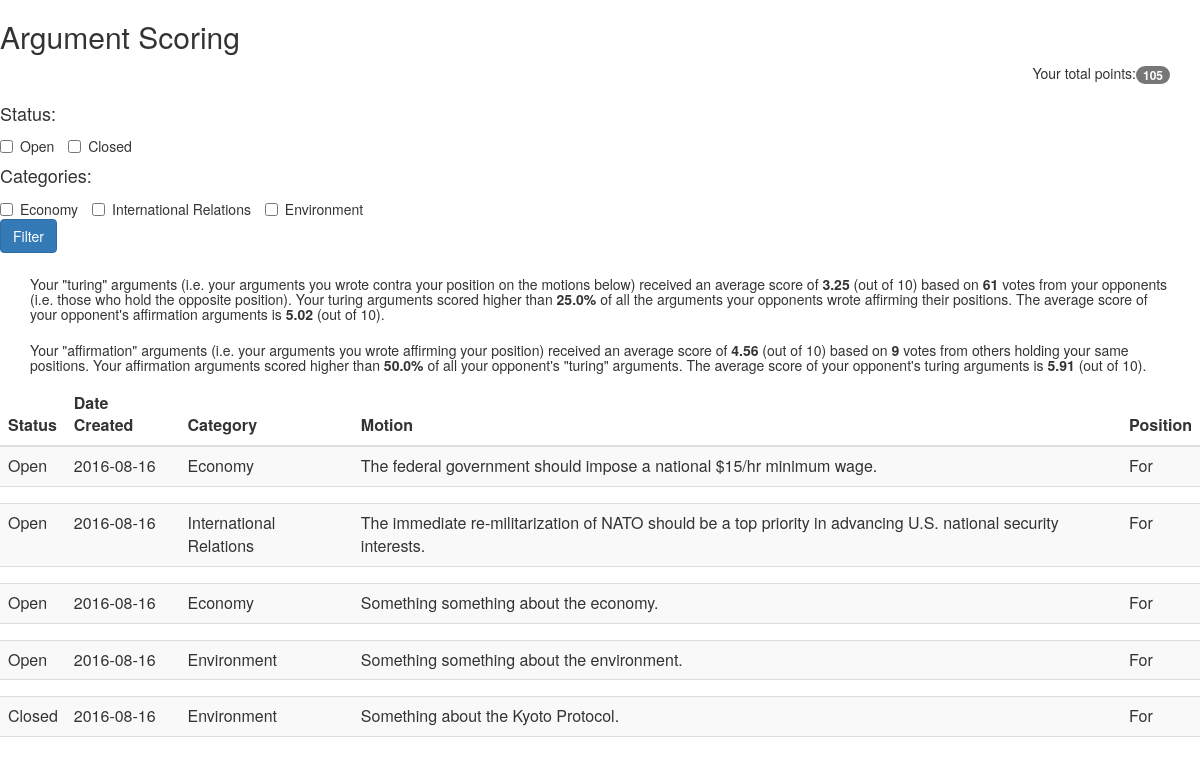
/scoring (signed in), run on the app's committed database.
### models.py (models this page shows, shortened)
class Topic(db.Model):
    __tablename__ = "topics"
    id = db.Column(db.Integer, primary_key=True)
    category = db.Column(db.String, nullable=False)
    topic = db.Column(db.String, nullable=False)
    author_id = db.Column(db.Integer, ForeignKey('users.id'))
    created_date = db.Column(db.Date, default=datetime.date.today)
    status = db.Column(db.Boolean, nullable=False)
    def return_status(self):
        if self.status == True:
            return "Open"
        else:
            return "Closed"

### app.py (the view)
@app.route('/scoring', methods=['GET'])
@login_required
def scoring():
    user_motions = Motion.query.filter_by(user_id = session['user_id']).all()
    user_topic_ids = [motion.topic_id for motion in user_motions]
    categories = db.session.query(Topic.category).distinct().filter(Topic.id.in_(user_topic_ids)).all()
    filtered_categories = [str(request.args.get(i[0])) for i in categories if request.args.get(i[0]) != None]
    if len(categories) != len(filtered_categories) and len(filtered_categories) > 0:
        topic_ids = db.session.query(Topic.id).filter(Topic.category.in_(filtered_categories)).all()
        topic_ids = [i[0] for i in topic_ids]
        user_motions = [motion for motion in user_motions if motion.topic_id in topic_ids]
    if request.args.get('open_filter') is not None and request.args.get('closed_filter') == None:
        topic_ids = db.session.query(Topic.id).filter(Topic.status == True).all()
        topic_ids = [i[0] for i in topic_ids]
        user_motions = [motion for motion in user_motions if motion.topic_id in topic_ids]
    if request.args.get('open_filter') == None and request.args.get('closed_filter') is not None:
        topic_ids = db.session.query(Topic.id).filter(Topic.status == False).all()
        topic_ids = [i[0] for i in topic_ids]
        user_motions = [motion for motion in user_motions if motion.topic_id in topic_ids]
    motions = []
    opponent_turing_args_ids = []
    opponent_true_args_ids = []
    user_turing_args_ids = []
    user_true_args_ids = []
    for motion in user_motions:
        arguments = db.session.query(Argument).filter(Argument.motion_id == motion.id).all()
        topic = db.session.query(Topic).filter(Topic.id == motion.topic_id)
        numbers = []
        opp_user_boolean = not motion.user_procon
        opponent_motions = db.session.query(Motion.id).filter(Motion.topic_id == motion.topic_id, Motion.user_procon == opp_user_boolean).all()
        opponent_motions = [mot[0] for mot in opponent_motions]
        opponent_arg_ids = db.session.query(Argument).filter(Argument.motion_id.in_(opponent_motions)).all()
        user_turing_arg_ind = True
        for arg in arguments:
            if motion.user_procon == arg.procon:
                user_turing_arg_ind = False
                user_true_args_ids.append(arg.id)
                for opp_arg in opponent_arg_ids:
                    if opp_arg.procon == arg.procon:
                        opponent_turing_args_ids.append(opp_arg.id)
                    else:
                        opponent_true_args_ids.append(opp_arg.id)
            else:
                user_turing_args_ids.append(arg.id)
            arg_votes = db.session.query(func.count(Vote.id)).filter(Vote.argument_id == arg.id)[0][0]
            arg_score = round(db.session.query(func.avg(Vote.value)).filter(Vote.argument_id == arg.id).all()[0][0], 2) if arg_votes > 0 else 0
            motion_ids = db.session.query(Motion.id).filter(Motion.topic_id == topic[0].id, Motion.user_procon != motion.user_procon).all()
            motion_ids = [mot[0] for mot in motion_ids]
            argument_ids = db.session.query(Argument.id).filter(Argument.motion_id.in_(motion_ids), Argument.procon == arg.procon).all()
            argument_ids = [arg[0] for arg in argument_ids]
            opp_votes = db.session.query(func.count(Vote.id)).filter(Vote.argument_id.in_(argument_ids))[0][0]
            opp_avg_score = round(db.session.query(func.avg(Vote.value)).filter(Vote.argument_id.in_(argument_ids)).all()[0][0], 2) if opp_votes > 0 else 0
            numbers.append(opp_votes)
            numbers.append(opp_avg_score)
            numbers.append(arg_votes)
            numbers.append(arg_score)
        motions.append([topic, arguments, numbers, motion.user_procon])
    user_turing_votes = db.session.query(func.count(Vote.id)).filter(Vote.argument_id.in_(user_turing_args_ids))[0][0]
    user_turing_avg = db.session.query(func.avg(Vote.value)).filter(Vote.argument_id.in_(user_turing_args_ids))
    user_turing_avg = round(user_turing_avg[0][0], 2)
    user_true_votes = db.session.query(func.count(Vote.id)).filter(Vote.argument_id.in_(user_true_args_ids))[0][0]
    user_true_avg = db.session.query(func.avg(Vote.value)).filter(Vote.argument_id.in_(user_true_args_ids))
    user_true_avg = round(user_true_avg[0][0], 2)
    opp_true_arg_votes = db.session.query(Argument.author_id, func.avg(Vote.value)).join(Vote).filter(Argument.id.in_(opponent_true_args_ids)).group_by(Argument.author_id).all()
    opp_true_avg = round(db.session.query(func.avg(Vote.value)).filter(Vote.argument_id.in_(opponent_true_args_ids))[0][0], 2)
    user_turing_percentile = round(((float(len([round(avg[1], 2) for avg in opp_true_arg_votes if round(avg[1], 2) < user_turing_avg])) / len(opp_true_arg_votes))*100), 1)
    opp_turing_arg_votes = db.session.query(Argument.author_id, func.avg(Vote.value)).join(Vote).filter(Argument.id.in_(opponent_turing_args_ids)).group_by(Argument.author_id).all()
    opp_turing_avg = round(db.session.query(func.avg(Vote.value)).filter(Vote.argument_id.in_(opponent_turing_args_ids))[0][0], 2)
    user_true_percentile = round(((float(len([round(avg[1], 2) for avg in opp_turing_arg_votes if round(avg[1], 2) < user_true_avg])) / len(opp_turing_arg_votes))*100), 1)
    summary_statistics = [user_turing_votes, user_turing_avg, opp_true_avg, user_turing_percentile, user_true_votes, user_true_avg, opp_turing_avg, user_true_percentile]
    user_points = get_user_points()
    return render_template('scoring.html', motions = motions, categories = categories, summary_statistics = summary_statistics, user_points = user_points)

### app.py (called while the page is built)
def login_required(f):
    @wraps(f)
    def wrap(*args, **kwargs):
        if 'logged_in' in session:
            return f(*args, **kwargs)
        else:
            flash('You need to login first.')
            return redirect(url_for('login'))
    return wrap

def get_user_points():
    user = User.query.filter_by(id=session['user_id'])
    return int(user[0].points)

### templates/scoring.html (shortened to what this page needs)
<html>
  <head>
    <link href="{{ url_for('static', filename='bootstrap.min.css') }}" rel="stylesheet" media="screen">
    <link rel="stylesheet" href="http://maxcdn.bootstrapcdn.com/bootstrap/3.3.5/css/bootstrap.min.css">
  </head>
<body>
  <h2> Argument Scoring</h2>
  <div class="container">
    <p align="right">
        Your total points:<span class="badge">{{ user_points }}</span></a><br>
    </p>
  </div>
  <form method="get">
    <h4>Status: </h4>
    <label class="checkbox-inline">
      <input type="checkbox" value="Open" name="open_filter">Open
    </label>
    <label class="checkbox-inline">
      <input type="checkbox" value="Closed" name="closed_filter">Closed
    </label>
    <h4>Categories: </h4>
    {% for cat in categories %}
    <label class="checkbox-inline">
      <input type="checkbox" value="{{ cat[0] }}" name="{{ cat[0] }}">{{ cat[0] }}
    </label>
    {% endfor %}
    <div>
      <button class="btn btn-primary" type="submit">Filter</button>
    </div>
  </form>
  <div class="container">
    <h5>Your "turing" arguments (i.e. your arguments you wrote contra your position on the motions below) received an average score of <b>{{ summary_statistics[1] }}</b>
     (out of 10) based on <b>{{ summary_statistics[0] }}</b> votes from your opponents (i.e. those who hold the opposite position). Your turing arguments scored higher
     than <b>{{ summary_statistics[3] }}%</b> of all the arguments your opponents wrote affirming their positions. The average score of your opponent's affirmation
     arguments is <b>{{ summary_statistics[2] }}</b> (out of 10).</h5>
  </div>
  <div class="container">
    <h5>Your "affirmation" arguments (i.e. your arguments you wrote affirming your position) received an average score of <b>{{ summary_statistics[5] }}</b>
     (out of 10) based on <b>{{ summary_statistics[4] }}</b> votes from others holding your same positions. Your affirmation arguments scored higher
     than <b>{{ summary_statistics[7] }}%</b> of all your opponent's "turing" arguments. The average score of your opponent's turing
     arguments is <b>{{ summary_statistics[6] }}</b> (out of 10).</h5>
  </div>
<table class="table table-striped" id="account-table">
    <thead>
        <tr>
            <th>Status</th>
            <th>Date Created</th>
            <th>Category</th>
            <th>Motion</th>
            <th>Position</th>
        </tr>
    </thead>
    <tbody>
      {% for motion in motions %}
      <tr data-toggle="collapse" data-target="#accordion{{ motion[0][0].id }}" data-parent="accordion-toggle">
        <td>{{ motion[0][0].return_status() }}</td>
        <td>{{ motion[0][0].created_date }}</td>
        <td>{{ motion[0][0].category }}</td>
        <td>{{ motion[0][0].topic }}</td>
        {% if motion[3] == True %}
        <td>For</td>
        {% else %}
        <td>Against</td>
        {% endif %}
      </tr>
      <tr>
        <td colspan="5" class="hiddenRow">
        </td>
      </tr>
      {% endfor %}
    </tbody>
</table>
</body>
</html>

### data on the page
Topic: status "Open", created_date "2016-08-16", category "Economy", topic "The federal government should impose a national $15/hr minimum wage."
Topic: status "Open", created_date "2016-08-16", category "International Relations", topic "The immediate re-militarization of NATO should be a top priority in advancing U.S. national security interests."
Topic: status "Open", created_date "2016-08-16", category "Economy", topic "Something something about the economy."
Topic: status "Open", created_date "2016-08-16", category "Environment", topic "Something something about the environment."
Topic: status "Closed", created_date "2016-08-16", category "Environment", topic "Something about the Kyoto Protocol."

### other printed values
{{ user_points }} "105"
{{ cat[0] }} "Economy" "International Relations" "Environment"
{{ summary_statistics[1] }} "3.25"
{{ summary_statistics[0] }} "61"
{{ summary_statistics[3] }} "25.0"
{{ summary_statistics[2] }} "5.02"
{{ summary_statistics[5] }} "4.56"
{{ summary_statistics[4] }} "9"
{{ summary_statistics[7] }} "50.0"
{{ summary_statistics[6] }} "5.91"
